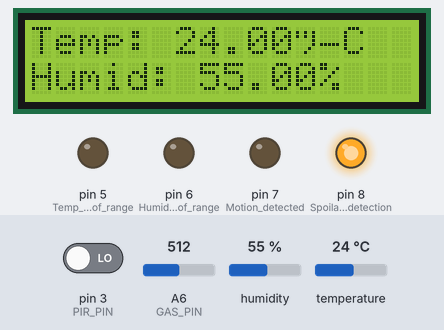
A program run on a simulated Arduino Nano, built with avr-gcc and run on an emulated ATmega328P. Parts: 16×2 character LCD, output pins drawn as LEDs (lit = HIGH). The inputs (shaded band) are chosen by the test bench; at power-on: pin 3 (PIR_PIN) LOW, A6 (GAS_PIN) = 512, humidity 55 %, temperature 24 °C. What the program prints to the serial monitor is not drawn.

Above: at 2.2 s.
2.3 s: pin 3 (PIR_PIN) driven HIGH
At 3.0 s:
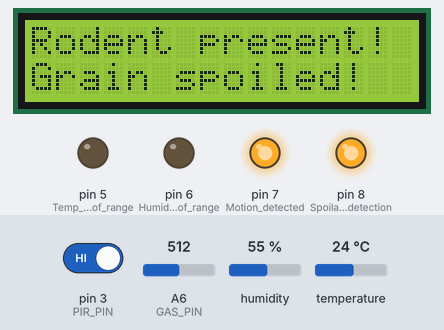
5.6 s: A6 (GAS_PIN) set to 492
At 6.1 s:
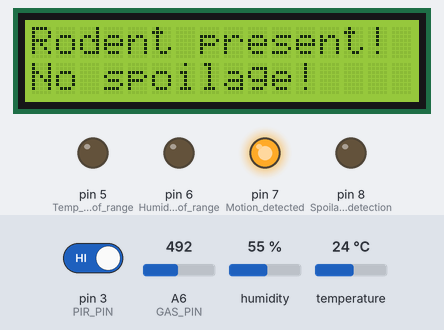
8.7 s: humidity set to 41 %
At 9.7 s:
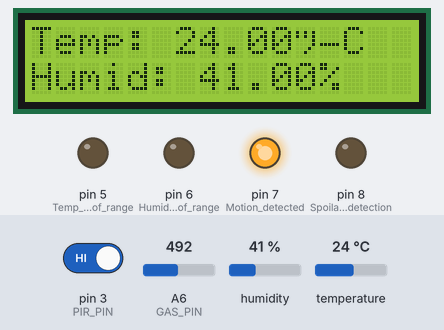
10.7 s: humidity set to 38 %
At 11.7 s:
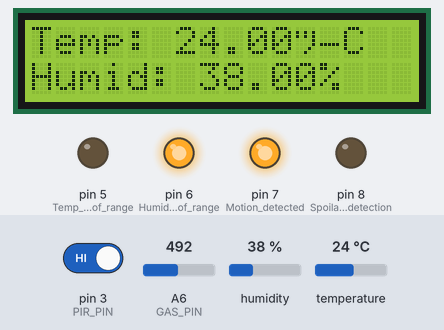
14.3 s: pin 3 (PIR_PIN) driven LOW
At 15.3 s:
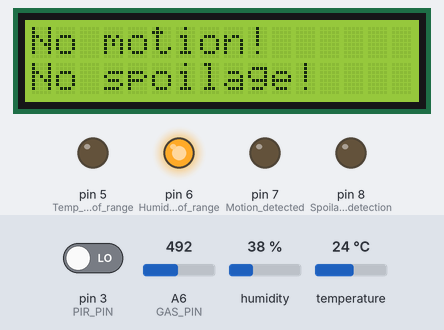
17.9 s: temperature set to 29 °C
At 19.9 s:
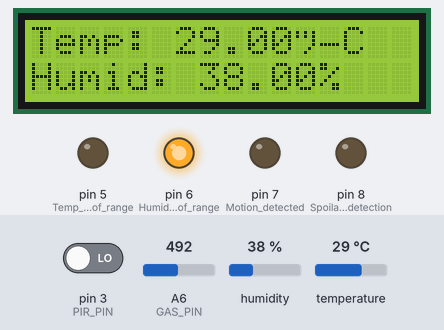
21.0 s: temperature set to 32 °C
Timing chart, 0 to 24.0 s (numbered marks = the images above; inputs shaded):
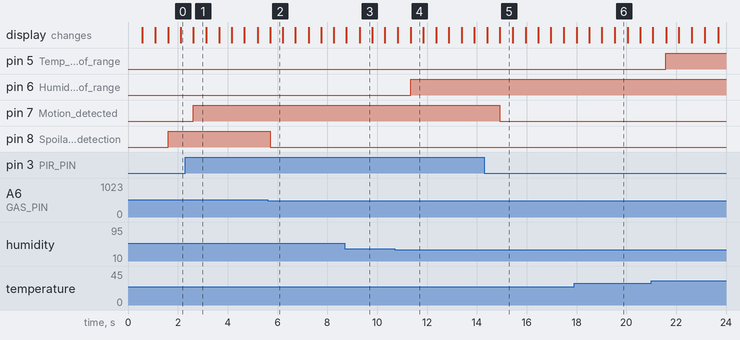

The program:

main.cpp
```cpp
#include <Arduino.h>
#include <DHT.h>
#include <LiquidCrystal.h>
#include <SoftwareSerial.h>

// Definitions
#define DHT_PIN 2
#define DHT_TYPE DHT11
#define PIR_PIN 3
#define GAS_PIN A6

// Object declarations
DHT dht(DHT_PIN, DHT_TYPE);
LiquidCrystal lcd(A5, A4, A3, A2, A1, A0);

// Function declarations
bool dhtSensorCheck(float temp, float humid);
void dhtMonitoring(float temp, float humid);
void pirMonitoring(int motion);
void gasMonitoring(int gasValue);

void setup() {
  // Components' initialization
  dht.begin();
  lcd.begin(16, 2);
  lcd.backlight();
  pinMode(PIR_PIN, INPUT);
  pinMode(4, OUTPUT);       // Sensor faults
  pinMode(5, OUTPUT);       // Temp out of range
  pinMode(6, OUTPUT);       // Humidity out of range
  pinMode(7, OUTPUT);       // Motion detected
  pinMode(8, OUTPUT);       // Spoilage detection
  Serial.begin(9600);

  // Displays welcome message
  lcd.setCursor(1, 0);
  lcd.print("Grain Storage");
  lcd.setCursor(5, 1);
  lcd.print("Monitor!");
  delay(500);
  lcd.clear();
  lcd.setCursor(0, 0);
  lcd.print("System booting..");
  delay(500);
}

void loop() {
  lcd.clear();

  // Read temperature and humidity
  float temp = dht.readTemperature();
  float humid = dht.readHumidity();

  if (dhtSensorCheck(temp, humid)) {
    dhtMonitoring(temp, humid); // Display DHT values and report unusual occurence
    delay(500);
    lcd.clear();
  }

  // Read PIR value
  int motion = digitalRead(PIR_PIN);
  pirMonitoring(motion);      // Display PIR values and report unusual occurence

  // Read gas value
  int gasValue = analogRead(GAS_PIN);
  gasMonitoring(gasValue);    // Display GAS values and report unusual occurence

  delay(500);
}

// Functions
bool dhtSensorCheck(float temp, float humid) { // Checks sensors' integrity
  lcd.setCursor(0, 0);
  if (isnan(temp) || isnan(humid)) {
    Serial.println("DHT sensor at fault!");
    lcd.print("No DHT readings!");
    delay(500);
    lcd.clear();
    digitalWrite(4, HIGH);
    return false;
  }
  else {
    digitalWrite(4, LOW);
    return true;
  }
}

void dhtMonitoring(float temp, float humid) { // Monitors and displays temperature and humidity
  lcd.setCursor(0, 0);
  String temperature = "Temp: " + String(temp) + "°C";
  lcd.print(temperature);

  if ((temp > 30) || (temp < 10)) {
    digitalWrite(5, HIGH);
    Serial.println("Temperature out of range, " + temperature);
  }
  else {
    digitalWrite(5, LOW);
  }

  lcd.setCursor(0, 1);
  String humidity = "Humid: " + String(humid) + "%";
  lcd.print(humidity);

  if ((humid > 60) || (humid < 40)){
    digitalWrite(6, HIGH);
    Serial.println("Humidity out of range, " + humidity);
  }
  else {
    digitalWrite(6, LOW);
  }
}

void pirMonitoring(int motion) { // Checks and displays motion status
  lcd.setCursor(0, 0);
  if (motion) {
    Serial.println("Motion detected!");
    lcd.print("Rodent present!");
    digitalWrite(7, HIGH);
  }
  else {
    lcd.print("No motion!");
    digitalWrite(7, LOW);
  }
}

void gasMonitoring(int gasValue) {
  lcd.setCursor(0, 1);
  if (gasValue > 500) {
    Serial.println("Spoilage detected!");
    lcd.print("Grain spoiled!");
    digitalWrite(8, HIGH);
  }
  else {
    lcd.print("No spoilage!");
    digitalWrite(8, LOW);
  }
}
```

Measured:
- the behaviour switches between 501 and 500 on A6 (GAS_PIN) (found by bisection; images 1 and 2)
- the behaviour switches between 40 and 39 % on humidity (found by bisection; images 3 and 4)
- after the input at 2.3 s, pin 7 (Motion_detected): LOW → HIGH after 0.32 s; the display: changes after 0.32 s (image 1)
- after the input at 5.6 s, pin 8 (Spoilage_detection): HIGH → LOW after 0.11 s; the display: changes after 0.11 s (image 2)
- after the input at 8.7 s, the display: first differs from a run without the input after 0.60 s (image 3)
- after the input at 10.7 s, pin 6 (Humidity_out_of_range): LOW → HIGH after 0.65 s; the display: first differs from a run without the input after 0.65 s (image 4)
- after the input at 14.3 s, pin 7 (Motion_detected): HIGH → LOW after 0.62 s; the display: first differs from a run without the input after 0.62 s (image 5)
- after the input at 17.9 s, the display: first differs from a run without the input after 1.6 s (image 6)
- after the input at 21.0 s, pin 5 (Temp_out_of_range): LOW → HIGH after 0.59 s
